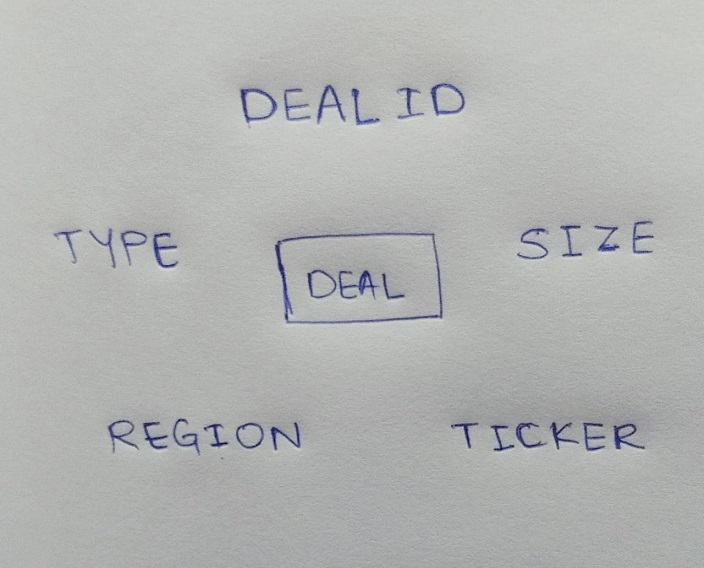
#> input picture img7.png, 704 x 568 px, found by its file name
$ python Text2Script.py   (older library calls are emulated)
#> lines starting #> are read from the running program, lines starting #| are printed output that depends on the picture; after the words box and inside, x2 and y2 are one past the last pixel; in counts of white or black regions, pixels touching at a corner belong together
# -*- coding: utf-8 -*-
"""
Created on Thu Dec  5 17:31:18 2019

@author: Sanket Dhabale
"""


import numpy as np
import cv2
import pytesseract
import imutils
import random
import pandas as pd


#Read the RAW-IMAGE
img= cv2.imread("F:\PROJECTS\shape-detection\datasetpng\img7.png",1)
#> img is the input picture: shape (568, 704, 3); mean B, G, R 179, 180, 178.5

#Display RAW-IMAGE in a new window
#cv2.imshow('Original Pic', img)

#Convert into grayscale
gray = cv2.cvtColor(img, cv2.COLOR_BGR2GRAY)

#applying threshold to remove noise from the grayscale image
(T, thresh) = cv2.threshold(gray, 0, 255,cv2.THRESH_BINARY_INV | cv2.THRESH_OTSU)
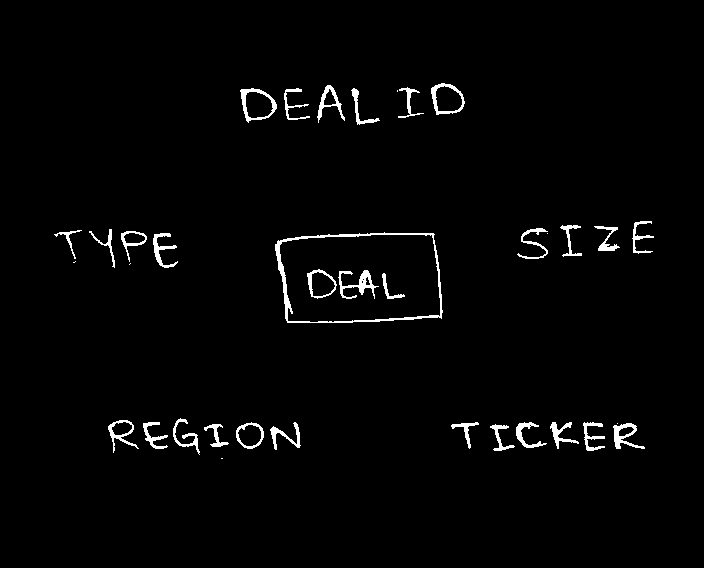
#> thresh: shape (568, 704); 2% white; 36 white regions (6 under 20 px), largest, box (x1, y1, x2, y2) and area: (275, 232, 443, 323) 1234, (338, 270, 379, 299) 397, (240, 88, 277, 123) 350
#> T = 137
#cv2.imshow("Threshold", thresh)


#> (the run stopped early here; a loop or call above may not have finished)

$ run again, with img1.png copied over img7.png
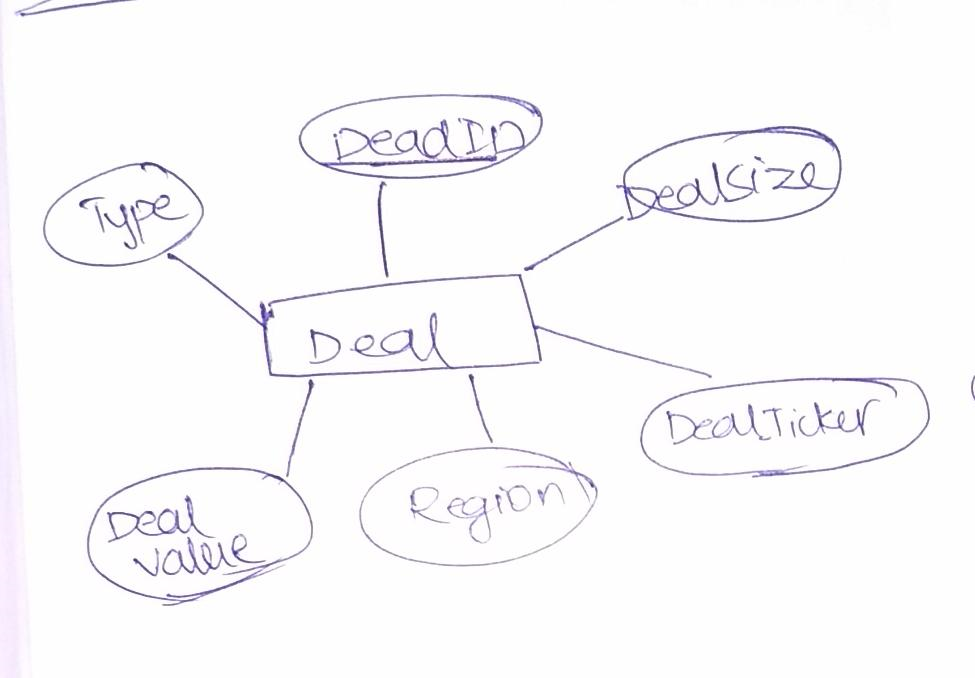
#> input picture img1.png, 975 x 678 px, found by its file name
#> img is the input picture: shape (678, 975, 3); mean B, G, R 250.5, 249.2, 249.8
#> `(T, thresh) = cv2.threshold(gray, 0, 255,cv2.THRESH_BINARY_INV | cv2.T..`:
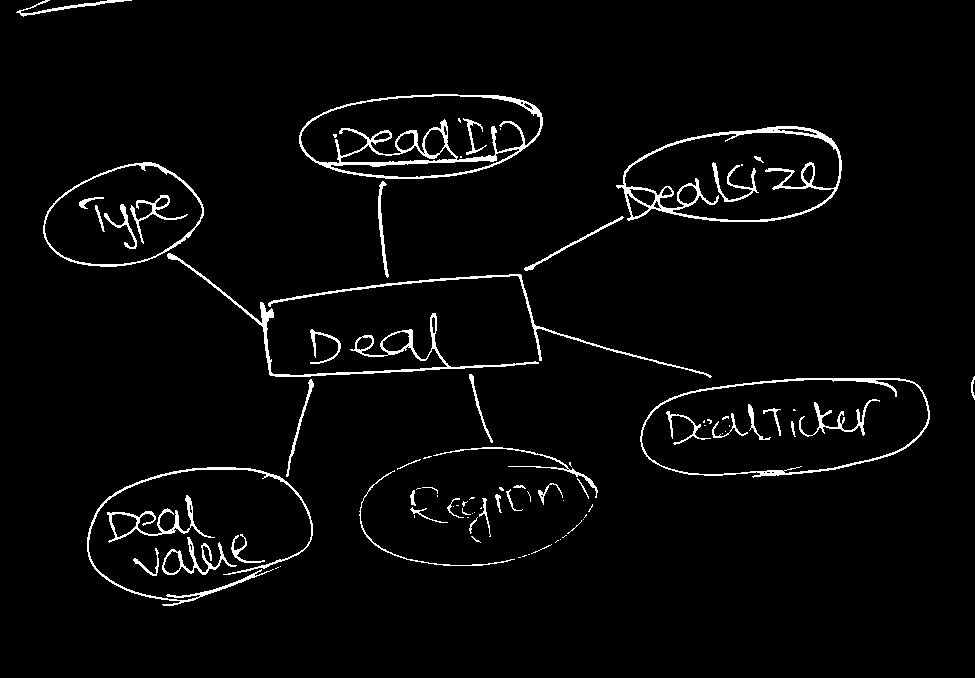
#> thresh: shape (678, 975); 3.2% white in thin lines or dots, all inside (x1, y1, x2, y2) = (16, 0, 975, 606)
#> T = 198

$ run again, with img10.png copied over img7.png
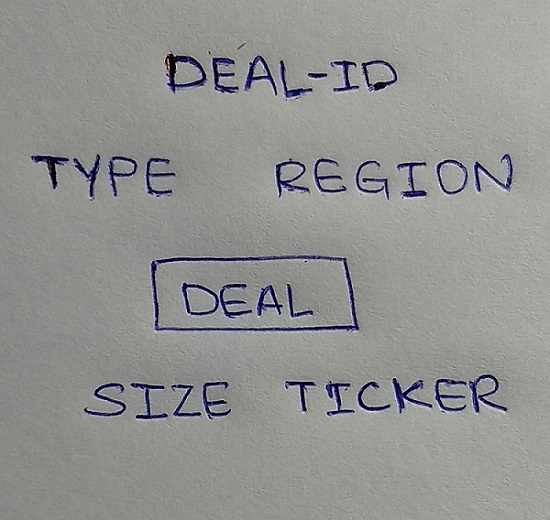
#> input picture img10.png, 550 x 520 px, found by its file name
#> img is the input picture: shape (520, 550, 3); mean B, G, R 144.7, 146.8, 146.4
#> `gray = cv2.cvtColor(img, cv2.COLOR_BGR2GRAY)`:
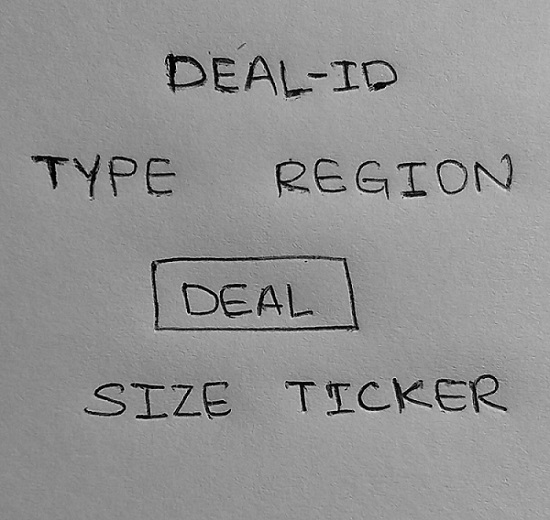
#> gray: shape (520, 550); min 0, max 251, mean 146.4
#> `(T, thresh) = cv2.threshold(gray, 0, 255,cv2.THRESH_BINARY_INV | cv2.T..`:
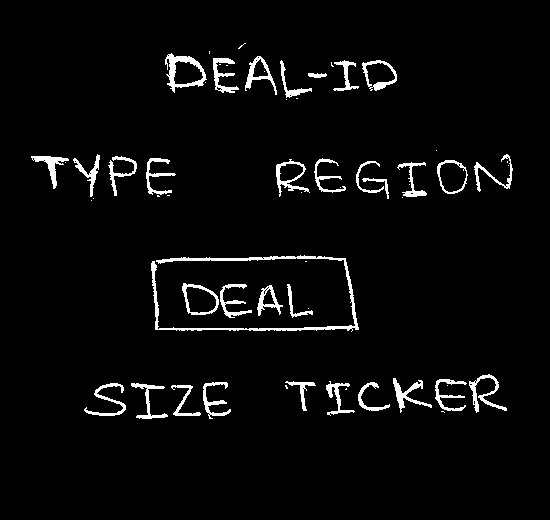
#> thresh: shape (520, 550); 3.7% white; 60 white regions (27 under 20 px), largest, box (x1, y1, x2, y2) and area: (151, 255, 359, 332) 1539, (165, 53, 207, 93) 560, (469, 374, 507, 413) 385
#> T = 91

$ run again, with img2.png copied over img7.png
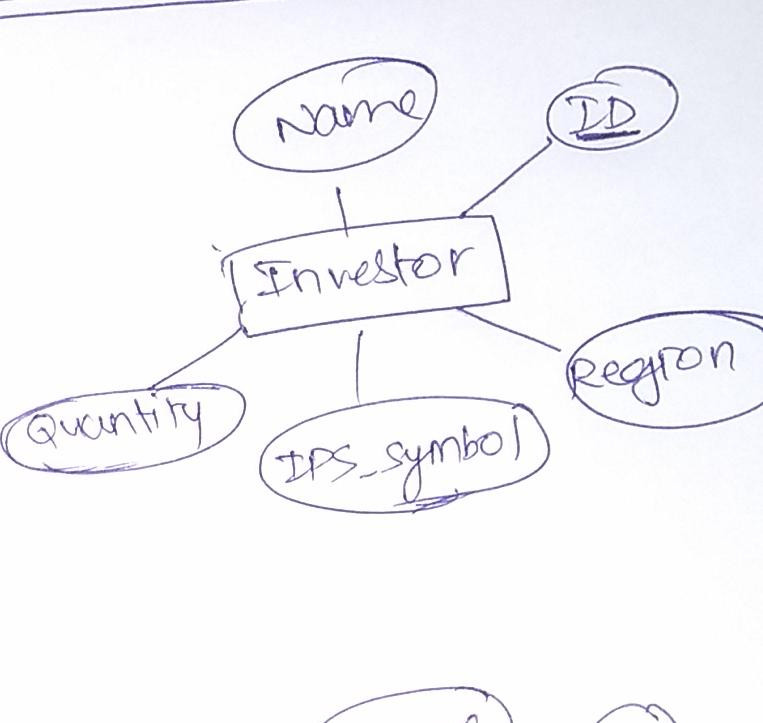
#> input picture img2.png, 763 x 723 px, found by its file name
#> img is the input picture: shape (723, 763, 3); mean B, G, R 249.1, 246.2, 246.2
#> `(T, thresh) = cv2.threshold(gray, 0, 255,cv2.THRESH_BINARY_INV | cv2.T..`:
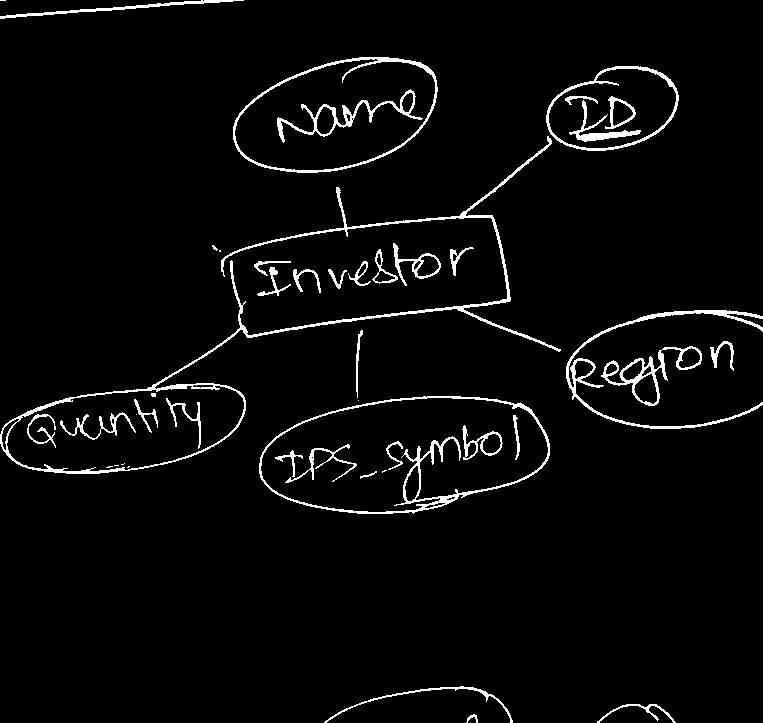
#> thresh: shape (723, 763); 3.6% white in thin lines or dots
#> T = 189
